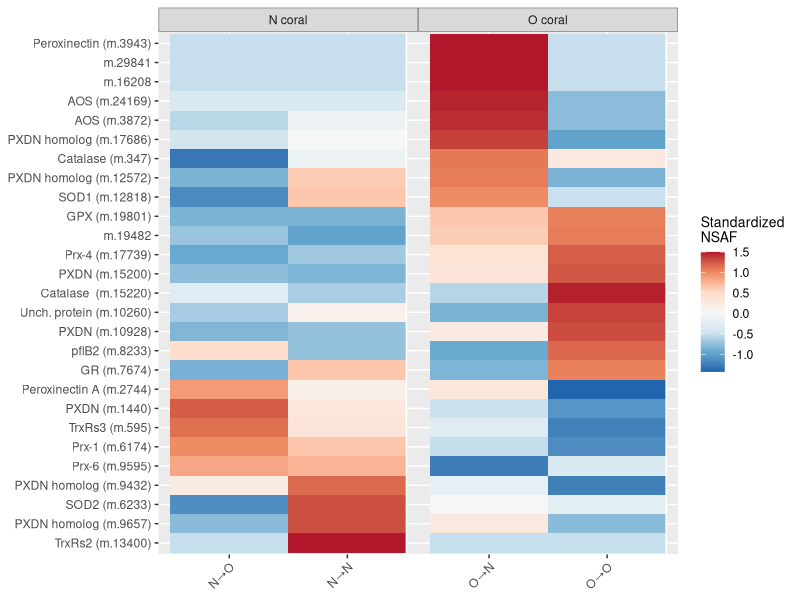
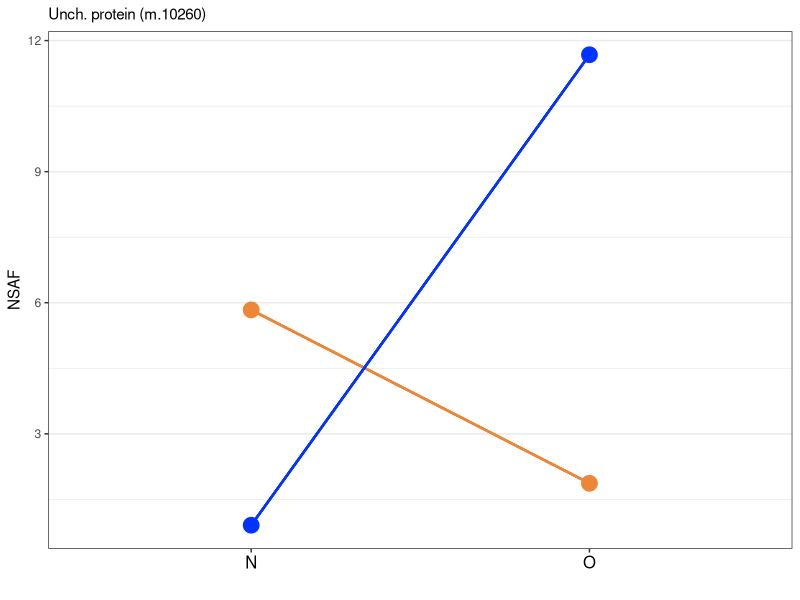
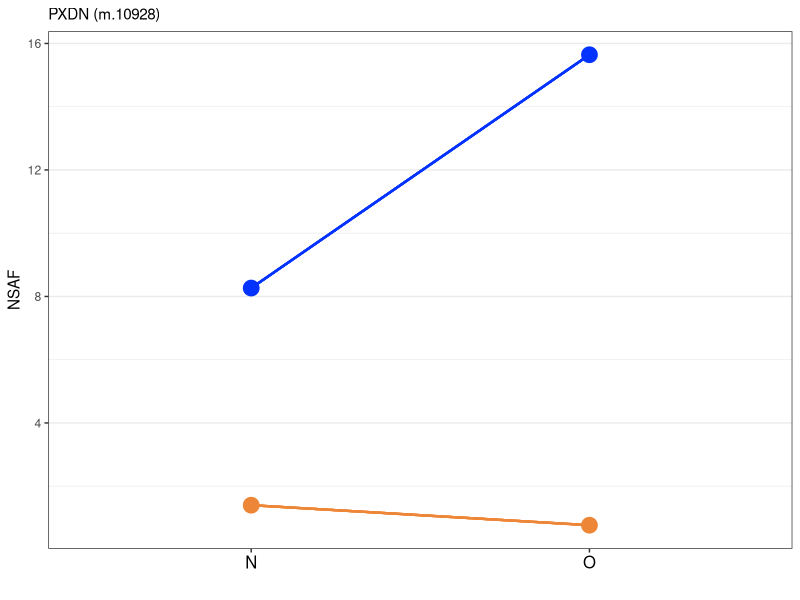
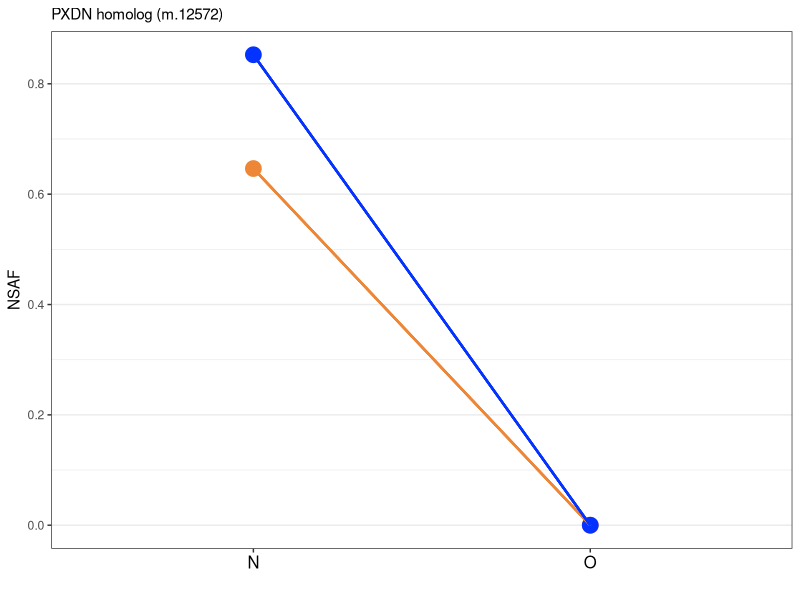
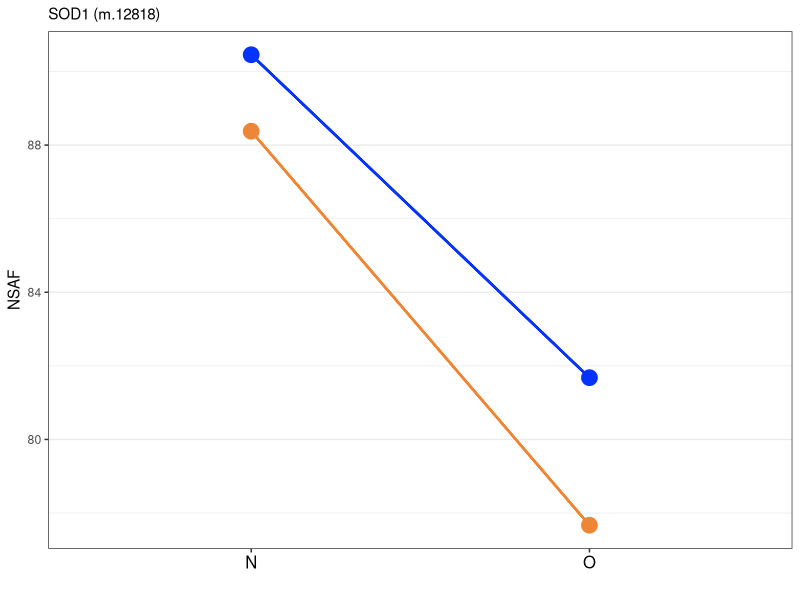
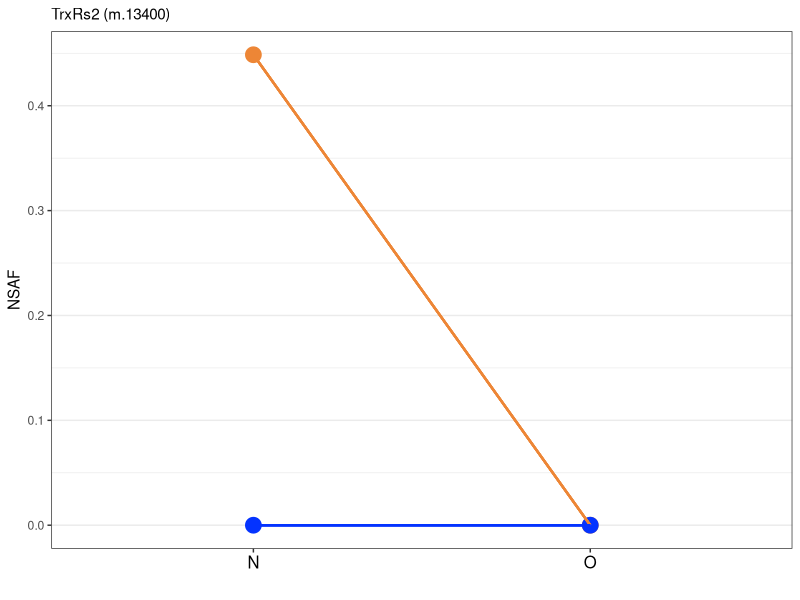
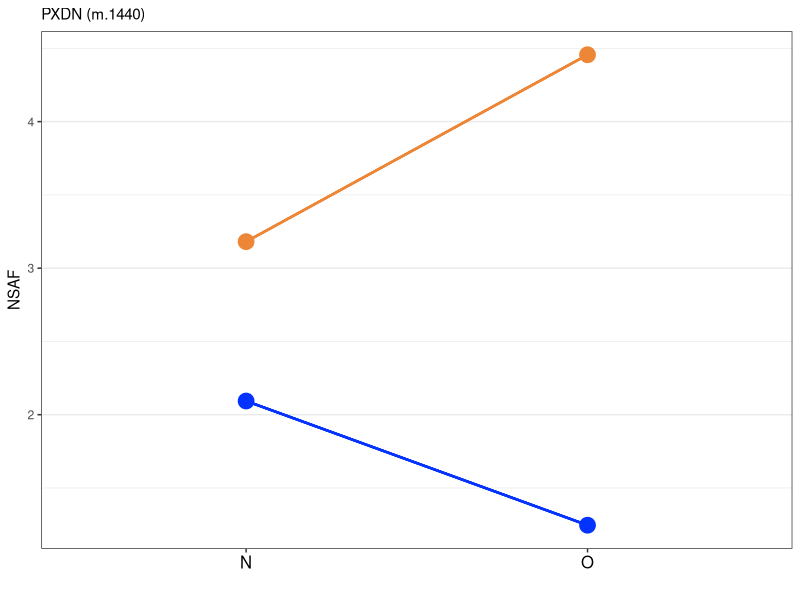
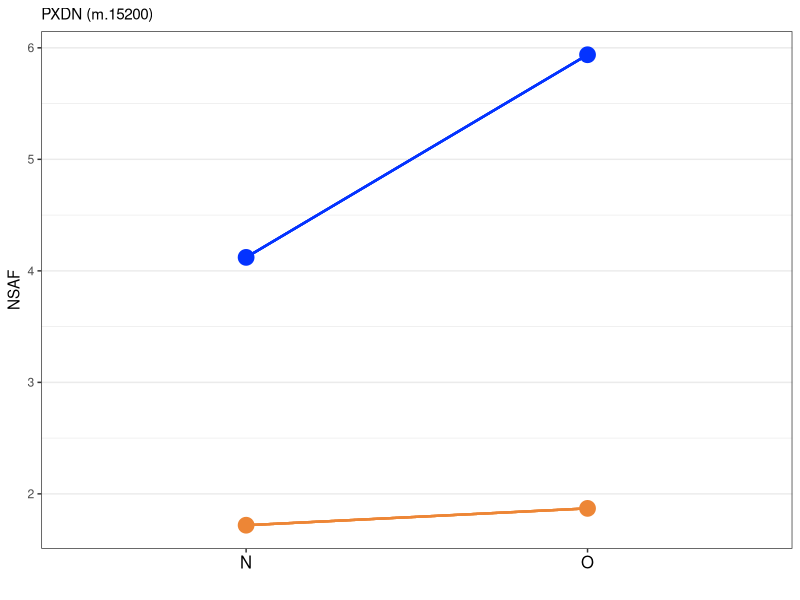

Here is the R script that generated these plots, in order:
library(dplyr)
library(ggplot2)
library(RColorBrewer)
library(reshape2)
library(plyr)
#library(gplots)
cols<-c("#ED8636","#0433FF")

## Read RTE adjustedNSAF values for 12 samples
adjnsaf<-read.csv('Data/RTE_adjNSAF.csv',stringsAsFactors = F, row.names = 1)


##########################
#Look at detoxification proteins (ave. loffold change is larger in NO but abundance is higher in NN)
### look at adjNSAF values for detox proteins
a<-read.table("RTE_BP/17.detox.txt")
a<-as.vector(a$V1)
de_prot<-filter(adjnsaf, PROTID %in% a)
write.csv(de_prot,'Output/detox_nsaf.csv')


### look at adjNSAF values for detox proteins
#Read the file with shorter names for GO terms
deto<-read.csv('Output/detox_nsaf2.csv', stringsAsFactors = F, row.names = 1)
colnames(deto)[4:15]<-c(rep("NN", times=3),rep("NO", times=3),rep("ON", times=3),rep("OO", times=3))
samples<-c("NN","NO","ON","OO")
de.mean<-deto[,2:3]
for (i in 1:4){
        id<-samples[i]
        nums<-which(colnames(deto)==id)
        de.mean[,paste(id)]<-apply(deto[nums],1,mean)
}

detox<-melt(de.mean, id.vars=c("Names","Protein"))
detox$Origin<-''
detox$Site<-''

for (i in 1:nrow(detox)){
        if (detox$variable[i]=="NN") {detox$Origin[i]<-"N"; detox$Site[i]<-"N"}
        else if (detox$variable[i]=="NO") {detox$Origin[i]<-"N"; detox$Site[i]<-"O"}
        else if (detox$variable[i]=="ON") {detox$Origin[i]<-"O"; detox$Site[i]<-"N"}
        else   { detox$Origin[i]<-"O"; detox$Site[i]<-"O"}
}
colnames(detox)[4]<-"NSAF"
write.csv(detox,"Output/detox_NSAF_summary.csv")
proteins<-deto$Names

#Create RTE-plots for each proteins
for (i in 1:length(proteins)){
        df<-detox[detox$Name==proteins[i],]    
        ggplot(df, aes(x=Site,y=NSAF,color=Origin, fill=Origin))+
                geom_point(size=5)+
                scale_color_manual(values=cols)+
                theme_bw()+
                ggtitle(df$Name[1])+
                theme(plot.title= element_text(size = 11))+
                labs(x="",y="NSAF") +
                theme(legend.position="none")+
                geom_segment(data=df, mapping=aes(x=1, y=df[df$Site=="N"&df$Origin=="N","NSAF"], xend=2, yend=df[df$Site=="O"&df$Origin=="N","NSAF"]), size=.8, color=cols[1])+
                geom_segment(data=df, mapping=aes(x=1, y=df[df$Site=="N"&df$Origin=="O","NSAF"], xend=2, yend=df[df$Site=="O"&df$Origin=="O","NSAF"]), size=.8,  color='#0433FF')+
                theme(axis.text.x =element_text(size=12, color="black"), panel.grid.major.x = element_blank(), axis.title= element_text(size=11))
        ggsave(paste0("Output/Detox_plot/Detox_nonStd_",i,".pdf"), height=2.5, width=2.5)
        
}


#######   Create HEATMAPs ##########
#convert to matrix for heatmap
#standardize the de.mean matrix

deDF<-de.mean[,c(2:6)]
rownames(deDF)<-deDF$Names
deDF<-deDF[,-1]
dt<-scale(t(deDF))
deDF<-t(dt)
write.csv(deDF,"Output/detox_DF.csv")


detox.m<-melt(deDF)
colnames(detox.m)<-c("Protein","Treatment","NSAF")

#Order the treatments:
detox.m$Treatment<-factor(detox.m$Treatment, levels=c("NO","NN","ON","OO"))

#order the proteins -> skip
#deDF<-data.frame(deDF)
#deDF2<-deDF[order(deDF$ON, decreasing=F),]

#de_1<-deDF2[16:27,]
#de_2<-deDF2[1:15,]
#de_2<-de_2[order(de_2$OO),]

#de_comb<-rbind(de_2, de_1)
#protorder<-rownames(de_comb)


### Read the protein order 
deDF<-read.csv("Output/detox_DF_ordered.csv", row.names = 1)
protorder<-rownames(deDF)

detox.m$Protein<-factor(detox.m$Protein, levels=protorder)
detox.m$origin<-c(rep("N coral", times=54), rep("O coral", times=54))


detox.m$Treatment.label<-mapvalues(detox.m$Treatment,c("NO","NN","ON","OO"), 
                                   c("N\u2192O","N\u2192N","O\u2192N","O\u2192O") )

#write.csv(detox.m,"Output/RTE/detox.m.csv")

ggplot(detox.m, aes(x=Treatment.label, y=Protein, fill=NSAF)) + geom_tile()+
    scale_fill_distiller(palette = "RdBu", name="Standardized\nNSAF")+
    theme(axis.text.x = element_text(angle=45, hjust=1))+
    theme(legend.title = element_text(size=10), axis.title=element_blank())+
    geom_vline(xintercept=2.5, color="white")+
    facet_grid(~origin, scales="free_x",space="free_x")+
    theme(panel.spacing.x=unit(0, "lines"), strip.background.x = element_rect(color="gray50"))
#ggsave("Output/Heatmap_detox.pdf", width = 5,height = 4.5)

#save deto.melt files
write.csv(detox.m,"Output/Detox.melt.file.csv")

